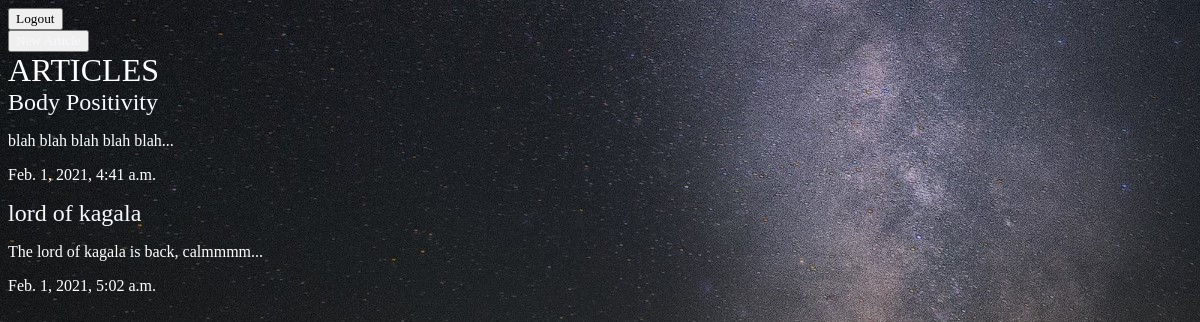
/articles/ (signed in), run on the app's committed database.
### articles/models.py (models this page shows, shortened)
class Articles(models.Model):
    title = models.CharField(max_length=100)
    slug = models.SlugField()
    body = models.TextField()
    date = models.DateTimeField(auto_now_add=True)
    thumb = models.ImageField(default='default.png', blank=True)
    author = models.ForeignKey(User, default=None, on_delete=models.CASCADE)
    def snippet(self):
        return self.body[:50] + '...'

### articles/views.py (the view)
# urls.py: path('', views.article_list, name="article_list"),
def article_list(request):
    articles = Articles.objects.all().order_by('date')
    return render(request, 'articles/article_list.html', {'articles': articles})

### articles/templates/articles/article_list.html
{% extends 'base.html' %}
{% block content%}
    <h1>ARTICLES</h1>
    <div class="article">
        {% for article in articles %}
            <div class="article">
                <h2><a href="{% url 'articles:article_detail' slug=article.slug %}">{{ article.title }}</a></h2>
                <p>{{ article.snippet }}</p>
                <p>{{ article.date }}</p>
            </div>
        {% endfor %}
    </div>
{% endblock %}

### assets/style.css (style rules this page uses)
body * { font-family: Tahoma; }
body { background-color: #0f121f; color: #fff; background-image: url(/static/images/bg.png); background-repeat: no-repeat; }
h1, h2, h3, h4, h5 { font-weight: normal; margin: 0; }
a, a:hover, a:visited { color: ghostwhite; text-decoration: none; }

### data on the page
Articles: title "Body Positivity", snippet "blah blah blah blah blah...", date "Feb. 1, 2021, 4:41 a.m."
Articles: title "lord of kagala", snippet "The lord of kagala is back, calmmmm...", date "Feb. 1, 2021, 5:02 a.m."
